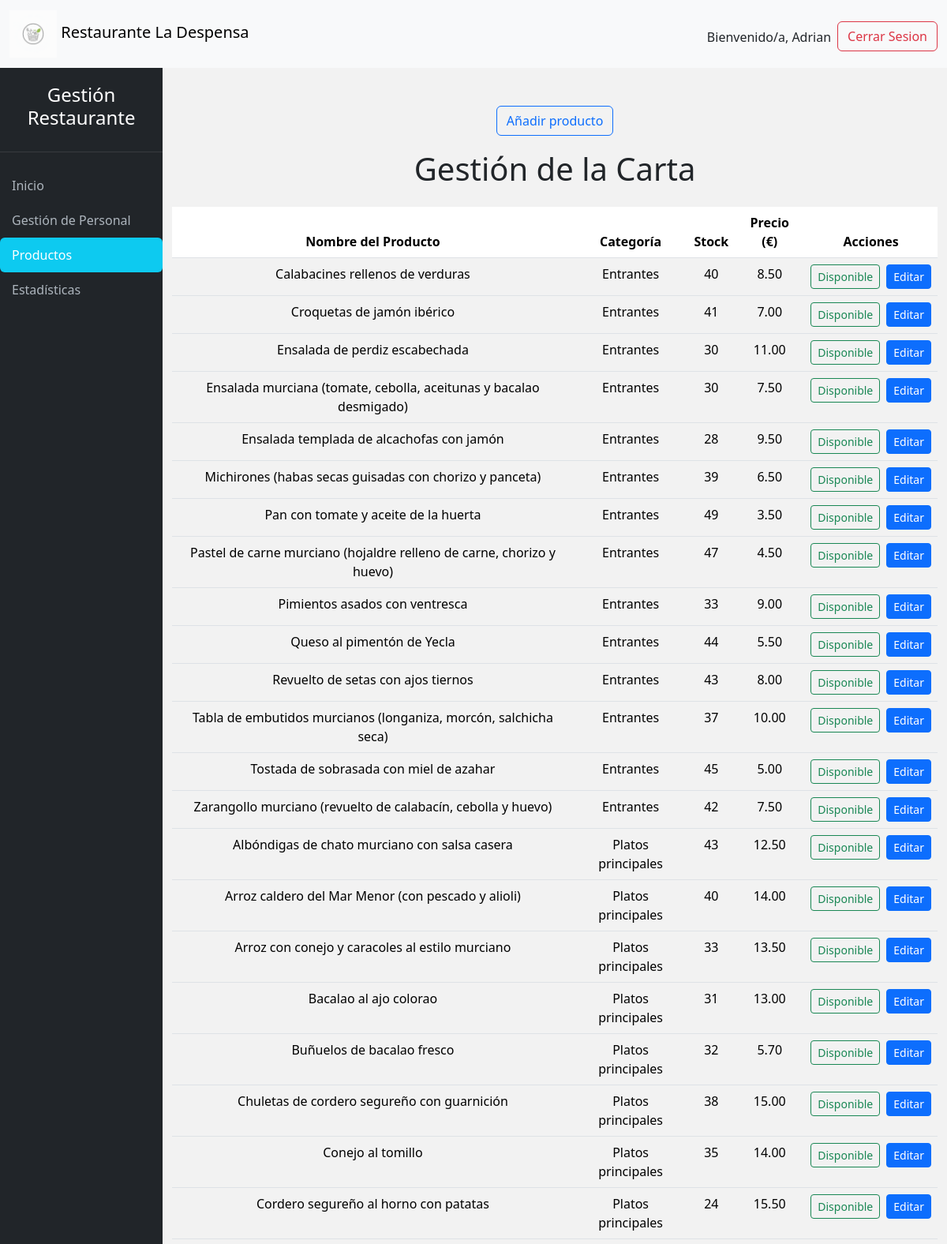
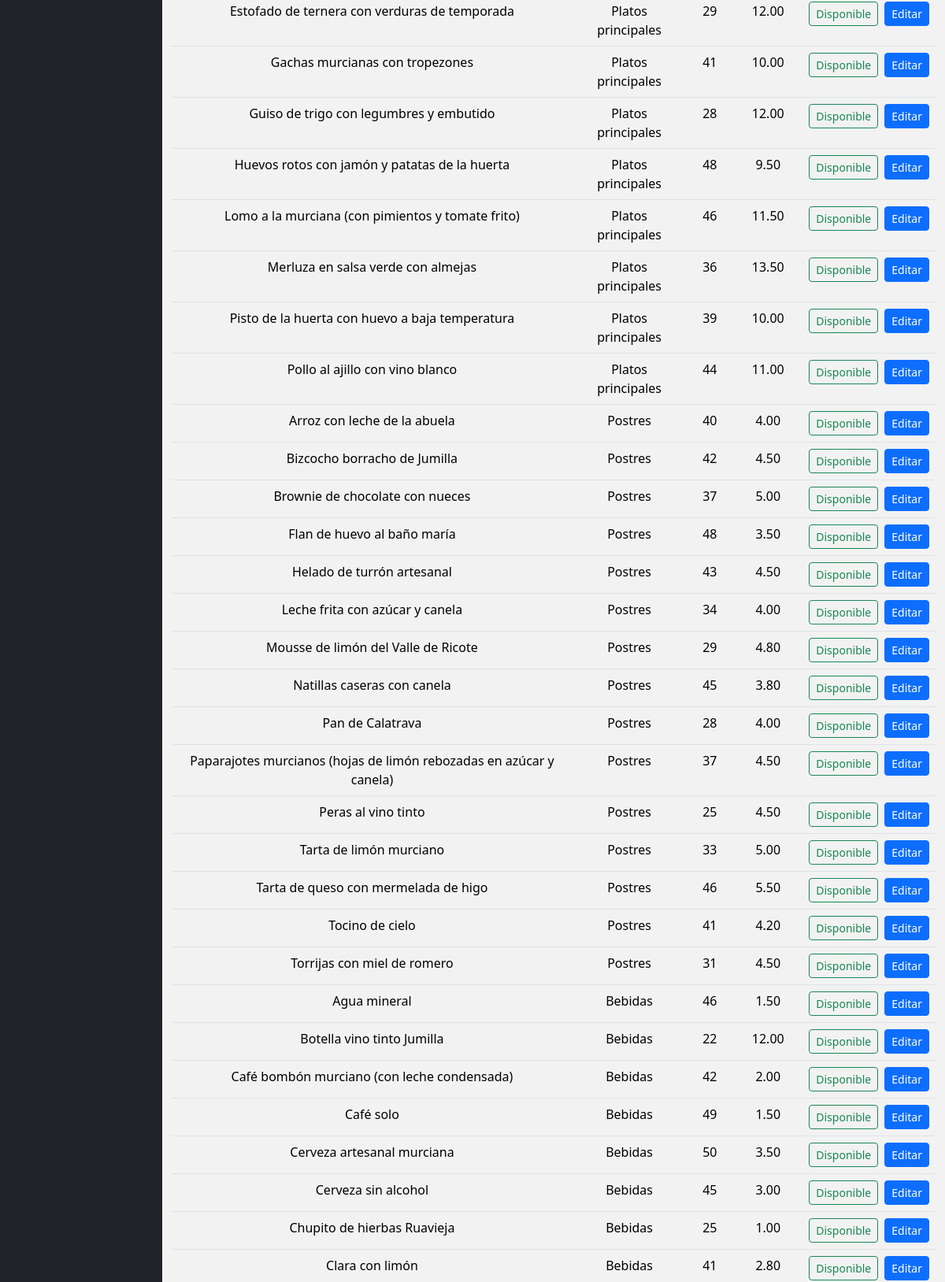
/encargados/productos.php (signed in, upper part), run on an earlier commit of the app's database (2 pictures, top to bottom).
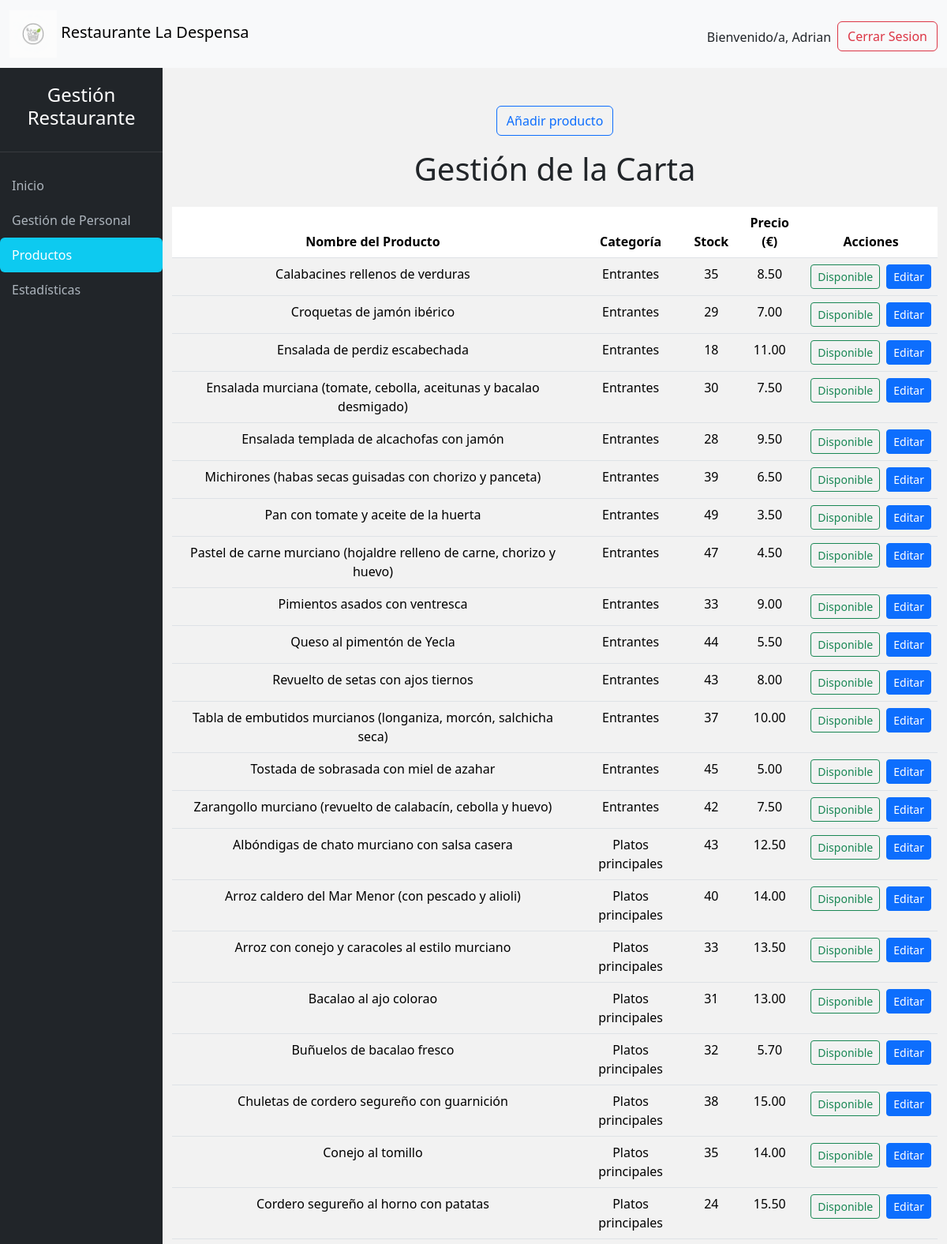
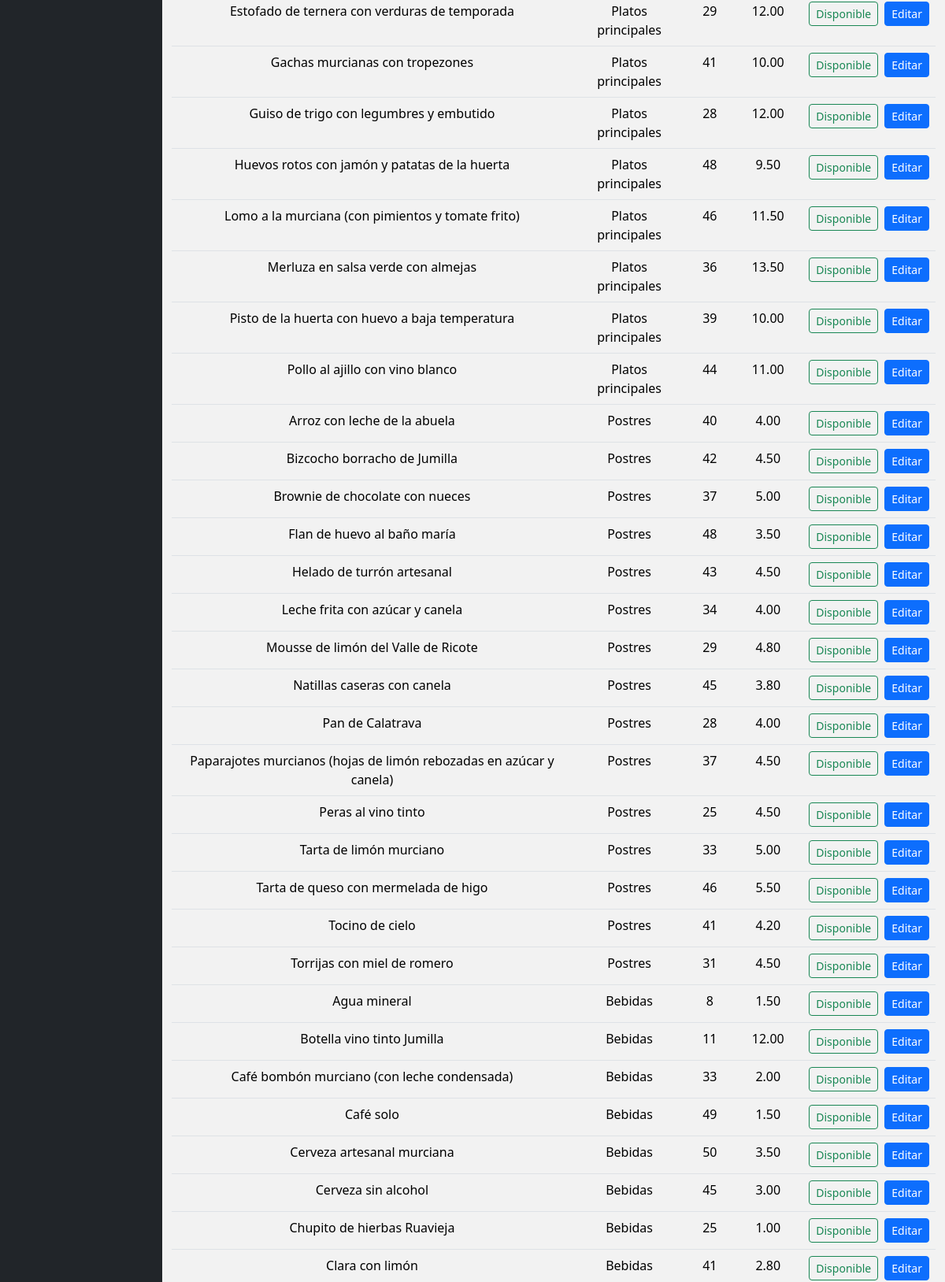
And on a later commit of the database (2 pictures, top to bottom).
### tables this page shows
CREATE TABLE `producto` (
  `idprod` int(11) NOT NULL,
  `nombre` varchar(255) NOT NULL,
  `precio` decimal(6,2) NOT NULL,
  `stock` int(11) NOT NULL,
  `estado` tinyint(1) NOT NULL,
  `categoria` int(11) NOT NULL
);

CREATE TABLE `categoria` (
  `idcat` int(11) NOT NULL,
  `nombre` varchar(255) NOT NULL
);

### encargados/productos.php (the view, shortened to what this page needs)
<?php
include("../conexion.php");
?>
<!DOCTYPE html>
<html lang="es">
<head>
    <?php include("../head.php"); ?>
</head>
<body class="d-flex flex-column min-vh-100">
    <?php include("../nav.php"); ?>
    <div class="wrapper">
        <?php include("navbar.php"); ?>
        <main class="container my-5">
            <div class="mb-2">
                <button class="btn btn-outline-primary" type="button" data-bs-toggle="collapse" data-bs-target="#usuario" aria-expanded="false" aria-controls="usuario">
                    Añadir producto
                </button>
            </div>
            <h1 class="mb-4">Gestión de la Carta</h1>
            <div class="table-responsive">
                <table class="table table-hover table-striped">
                    <thead>
                        <tr>
                            <th>Nombre del Producto</th>
                            <th>Categoría</th>
                            <th>Stock</th>
                            <th>Precio (€)</th>
                            <th>Acciones</th>
                        </tr>
                    </thead>
                    <tbody>
                        <?php
                        $consultaprod = "SELECT p.*, c.nombre AS categoria_nombre
                                         FROM producto p
                                         INNER JOIN categoria c ON p.categoria = c.idcat
                                         ORDER BY c.idcat ASC, p.nombre ASC";
                        $productos = mysqli_query($conn, $consultaprod);
                        if ($productos && mysqli_num_rows($productos) > 0) {
                            while ($prod = mysqli_fetch_assoc($productos)) {
                                echo "<tr>";
                                echo "<td>" . $prod['nombre'] . "</td>";
                                echo "<td>" . $prod['categoria_nombre'] . "</td>";
                                echo "<td>" . $prod['stock'] . "</td>";
                                echo "<td>" . number_format($prod['precio'], 2) . "</td>";
                                echo "<td>";
                                echo '<div class="d-flex flex-column flex-sm-row gap-2">';
                                if ($prod['estado'] == 0) {
                                    echo "<a href='bloquearproducto.php?idprod=" . $prod['idprod'] . "' class='btn btn-sm btn-outline-success'>Disponible</a>";
                                } else {
                                    echo "<a href='desbloquearproducto.php?idprod=" . $prod['idprod'] . "' class='btn btn-sm btn-outline-danger'>Bloqueado</a>";
                                }
                                ?>
                                <a data-bs-toggle="collapse" data-bs-target="#<?php echo $prod['idprod'] ?>;" aria-expanded="false" aria-controls="<?php echo $prod['idprod']; ?>" href='editarproducto.php?idprod="<?php echo $prod['idprod'] ?>;"' class="btn btn-sm btn-primary">Editar</a>
                                <?php
                                echo '</div>';
                                echo "</td>";
                                echo "</tr>";
                                ?>
                                <?php
                            }
                        } else {
                            echo "<tr><td colspan='5' class='text-center'>No hay productos registrados.</td></tr>";
                        }
                        ?>
                    </tbody>
                </table>
            </div> </main>
    </div>
</body>
</html>

### head.php (shortened to what this page needs)
<link href="https://cdn.jsdelivr.net/npm/bootstrap@5.3.3/dist/css/bootstrap.min.css" rel="stylesheet">
<link rel="stylesheet" href="../styles.css" type="text/css">
<link rel="stylesheet" href="https://cdn.jsdelivr.net/npm/bootstrap-icons@1.11.3/font/bootstrap-icons.min.css">

### nav.php
<div class="d-flex flex-column w-100">
    <nav class="navbar navbar-expand-sm bg-light navbar-light">
        <div class="container-fluid">
            <a class="navbar-brand" href="quienessomos.php" class="logo">
                <img src="../img/LaDespensalogo.png" alt="LaDespensalogo" class="img-fluid logo">
                <span class="mt-5" >Restaurante La Despensa</span>
            </a>
            <ul class="navbar-nav mt-3">
                <li class="nav-item mt-2 me-2 xs-d-none">
                    <p>Bienvenido/a, <?php echo $_SESSION['nombre']; ?></p>
                </li>
                <li class="nav-item">
                    <a class="btn btn-md btn-outline-danger" href="../logout.php">Cerrar Sesion</a>
                </li>
            </ul>
        </div>
    </nav>

### encargados/navbar.php (shortened to what this page needs)
<?php
$pagina_actual = basename(parse_url($_SERVER['REQUEST_URI'], PHP_URL_PATH));
?>
<nav id="sidebar" class="collapse d-md-block">
    <div class="sidebar-header">
        <h3>Gestión Restaurante</h3>
    </div>
    <ul class="list-unstyled components sidebar-items">
        <li>
            <a href="indexEncargados.php"
               class="nav-link <?php echo ($pagina_actual == 'indexEncargados.php') ? 'active' : ''; ?>">
               Inicio
            </a>
        </li>
        <li>
            <a href="modperfil.php"
               class="nav-link <?php echo ($pagina_actual == 'modperfil.php') ? 'active' : ''; ?>">
               Gestión de Personal
            </a>
        </li>
        <li>
            <a href="productos.php"
               class="nav-link <?php echo ($pagina_actual == 'productos.php') ? 'active' : ''; ?>">
               Productos
            </a>
        </li>
        <li>
            <a href="estadisticas.php"
               class="nav-link <?php echo ($pagina_actual == 'estadisticas.php') ? 'active' : ''; ?>">
               Estadísticas
            </a>
        </li>
    </ul>
</nav>

### styles.css (style rules this page uses)
body { display: flex; min-height: 100vh; flex-direction: column; background-color: #f8f9fa; background: linear-gradient(rgba(0, 0, 0, 0.05), rgba(0, 0, 0, 0.05)); margin: 0; }
.wrapper { display: flex; flex: 1; }
#sidebar { width: 250px; min-height: 100vh; background-color: #212529; color: #fff; transition: margin-left 0.3s ease; padding-top: 20px; position: sticky; top: 0; }
.sidebar-header { padding-bottom: 20px; text-align: center; border-bottom: 1px solid rgba(255, 255, 255, 0.1); margin-bottom: 20px; }
.sidebar-header h3 { color: #ffffff; font-size: 1.5rem; }
.sidebar-items .nav-link { padding: 10px 15px; color: #adb5bd; font-weight: 500; display: block; border-radius: 6px; transition: all 0.2s ease-in-out; }
.sidebar-items .nav-link.active { background: #0dcaf0; color: #fff; }
.logo { width: 60px; }
main { display: flex; flex-direction: column; align-items: center; justify-content: center; text-align: center; }

What changed in the data, as far as the page shows it:
changed producto "Calabacines rellenos de verduras": stock "40" → "35"
changed producto "Croquetas de jamón ibérico": stock "41" → "29"
changed producto "Ensalada de perdiz escabechada": stock "30" → "18"
changed producto "Agua mineral": stock "46" → "8"
changed producto "Botella vino tinto Jumilla": stock "22" → "11"
changed producto "Café bombón murciano (con leche condensada)": stock "42" → "33"
